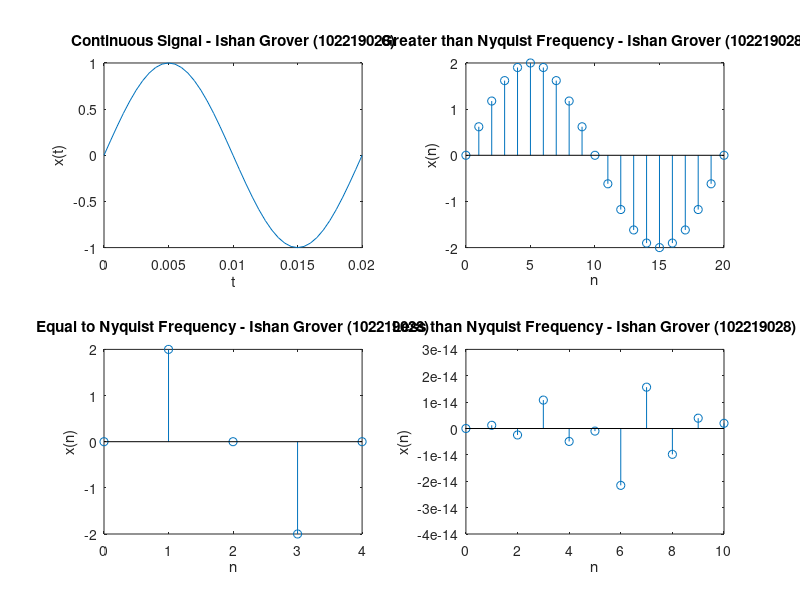

The MATLAB script that drew this image:
% Experiment 4
% Sampling Theorem
clc;
clear;

T = 0.04; %defines the period of the continuous signal
t = 0:0.0005:0.02;
f = 1 / T;

% Continuous signal
xa_t = sin(2 * pi * 2 * t / T);%continuous signal as a sin wave with frequency 2/T)
subplot(2,2,1);
plot(t, xa_t);
title('Continuous Signal - Ishan Grover (102219028)');
xlabel('t');
ylabel('x(t)');

% Greater than Nyquist frequency (Nq)
ts1 = 0.002; %defines the sampling period
n1 = 0:20;
x_ts1 = 2 * sin(2 * pi * n1 * ts1 / T); %Samples the continuous signal at a rate greater than the Nyquist Frequency
subplot(2,2,2);
stem(n1, x_ts1);
title('Greater than Nyquist Frequency - Ishan Grover (102219028)');
xlabel('n');
ylabel('x(n)');

% Equal to Nyquist frequency (Nq)
ts2 = 0.01;%Sampling period which is equal to Nyquist Period
n2 = 0:4;
x_ts2 = 2 * sin(2 * pi * n2 * ts2 / T);%Samples the continuous signal at Nyquist Frequency
subplot(2,2,3);
stem(n2, x_ts2);
title('Equal to Nyquist Frequency - Ishan Grover (102219028)');
xlabel('n');
ylabel('x(n)');

% Less than Nyquist frequency (Nq)
ts3 = 0.1;%Sampling period greater than the Nyquist Frequency
n3 = 0:10;
x_ts3 = 2 * sin(2 * pi * n3 * ts3 / T);%Samples the continuous signal at a rate less than the Nyquist Frequency
subplot(2,2,4);
stem(n3, x_ts3);
title('Less than Nyquist Frequency - Ishan Grover (102219028)');
xlabel('n');
ylabel('x(n)');
